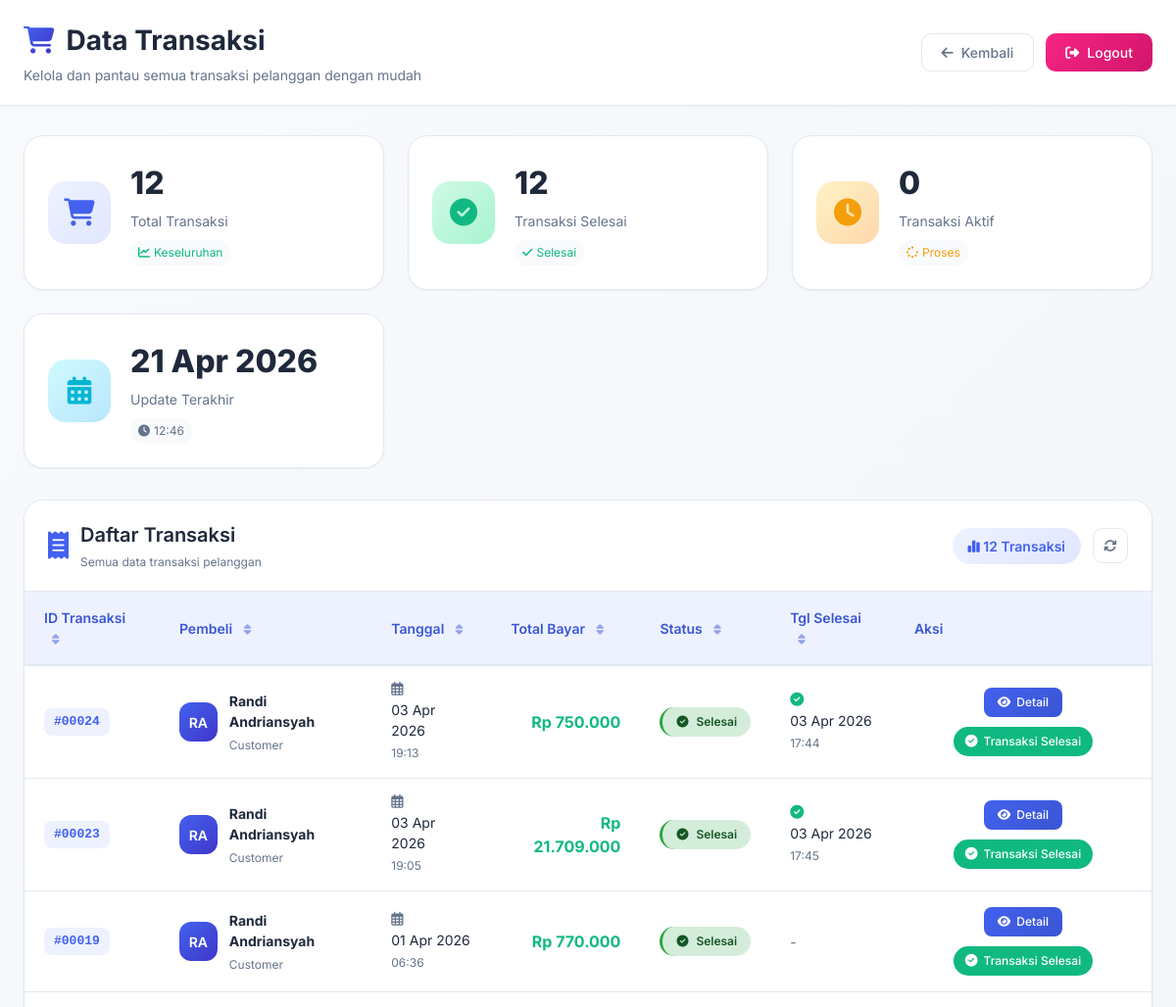
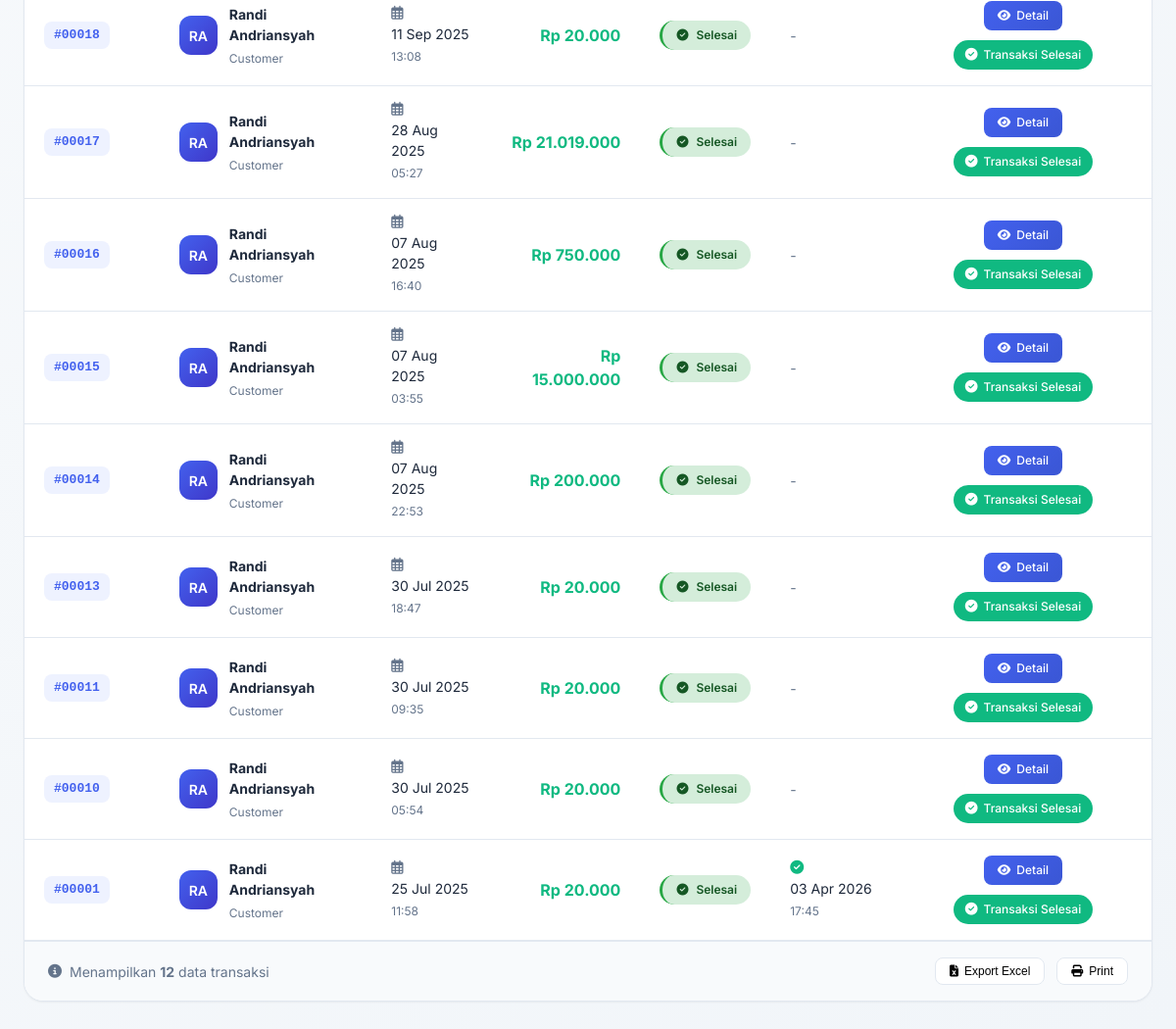
The page /admin/data_transaksi.php (signed in) on the database its author committed (2 pictures, top to bottom).
### tables this page shows
CREATE TABLE `transaksi` (
  `id_transaksi` int(11) NOT NULL,
  `id_user` int(11) DEFAULT NULL,
  `nama_penerima` varchar(100) DEFAULT NULL,
  `tanggal_pesan` datetime DEFAULT current_timestamp(),
  `tanggal_selesai` datetime DEFAULT NULL,
  `total_harga` int(11) DEFAULT NULL,
  `metode_pembayaran` varchar(50) DEFAULT NULL,
  `status` varchar(50) DEFAULT NULL,
  `alamat_pengiriman` text DEFAULT NULL,
  `catatan` text DEFAULT NULL
);

CREATE TABLE `users` (
  `id_user` int(11) NOT NULL,
  `nama` varchar(100) DEFAULT NULL,
  `jenis_kelamin` enum('Laki-laki','Perempuan') DEFAULT NULL,
  `username` varchar(50) DEFAULT NULL,
  `password` varchar(255) DEFAULT NULL,
  `email` varchar(100) DEFAULT NULL,
  `alamat` text DEFAULT NULL,
  `latitude` varchar(50) DEFAULT NULL,
  `longitude` varchar(50) DEFAULT NULL,
  `no_hp` varchar(20) DEFAULT NULL,
  `role` enum('admin','customer') DEFAULT 'customer',
  `tanggal_daftar` date DEFAULT NULL,
  `foto` varchar(255) DEFAULT NULL,
  `remember_token` varchar(255) DEFAULT NULL,
  `token_expiry` datetime DEFAULT NULL
);

### admin/data_transaksi.php (the view, shortened to what this page needs)
<?php
include '../koneksi.php';
$query_transaksi = "SELECT t.id_transaksi, u.nama, t.tanggal_pesan, t.total_harga, t.status, t.tanggal_selesai
                    FROM transaksi t
                    JOIN users u ON t.id_user = u.id_user
                    ORDER BY t.id_transaksi DESC";
$transaksi = mysqli_query($koneksi, $query_transaksi);
$stat_query = "SELECT
    COUNT(*) as total,
    SUM(CASE WHEN status = 'Selesai' THEN 1 ELSE 0 END) as selesai,
    SUM(CASE WHEN status IN ('Menunggu', 'Diproses', 'Dikirim') THEN 1 ELSE 0 END) as aktif
    FROM transaksi";
$stat_result = mysqli_query($koneksi, $stat_query);
$stats = mysqli_fetch_assoc($stat_result);
$total_transaksi = $stats['total'];
$total_selesai = $stats['selesai'];
$total_aktif = $stats['aktif'];
?>
<!DOCTYPE html>
<html lang="id">
<head>
    <link rel="stylesheet" href="https://cdnjs.cloudflare.com/ajax/libs/font-awesome/6.4.0/css/all.min.css">
    <link rel="stylesheet" href="../css/transaksi.css">
</head>
<body>
    <div class="dashboard-header">
        <div class="container">
            <div class="header-content">
                <div class="header-title">
                    <h1 class="page-title">
                        <i class="fas fa-shopping-cart text-success"></i>
                        Data Transaksi
                    </h1>
                    <p class="text-muted">Kelola dan pantau semua transaksi pelanggan dengan mudah</p>
                </div>
                <div class="header-actions">
                    <a class="btn-back" href="dashboard.php">
                        <i class="fas fa-arrow-left"></i>
                        <span>Kembali</span>
                    </a>
                    <a class="btn-danger" href="../user/logout.php" onclick="return confirm('Yakin ingin logout?')">
                        <i class="fas fa-sign-out-alt"></i>
                        <span>Logout</span>
                    </a>
                </div>
            </div>
        </div>
    </div>
    <main class="container">
        <div class="stats-grid">
            <div class="stat-card">
                <div class="stat-icon bg-primary-light">
                    <i class="fas fa-shopping-cart"></i>
                </div>
                <div class="stat-info">
                    <h3><?= number_format($total_transaksi) ?></h3>
                    <p>Total Transaksi</p>
                    <span class="stat-trend positive">
                        <i class="fas fa-chart-line"></i> Keseluruhan
                    </span>
                </div>
            </div>
            <div class="stat-card">
                <div class="stat-icon bg-success-light">
                    <i class="fas fa-check-circle"></i>
                </div>
                <div class="stat-info">
                    <h3><?= number_format($total_selesai) ?></h3>
                    <p>Transaksi Selesai</p>
                    <span class="stat-trend positive">
                        <i class="fas fa-check"></i> Selesai
                    </span>
                </div>
            </div>
            <div class="stat-card">
                <div class="stat-icon bg-warning-light">
                    <i class="fas fa-clock"></i>
                </div>
                <div class="stat-info">
                    <h3><?= number_format($total_aktif) ?></h3>
                    <p>Transaksi Aktif</p>
                    <span class="stat-trend warning">
                        <i class="fas fa-spinner"></i> Proses
                    </span>
                </div>
            </div>
            <div class="stat-card">
                <div class="stat-icon bg-info-light">
                    <i class="fas fa-calendar-alt"></i>
                </div>
                <div class="stat-info">
                    <h3><?= date('d M Y') ?></h3>
                    <p>Update Terakhir</p>
                    <span class="stat-trend">
                        <i class="fas fa-clock"></i> <?= date('H:i') ?>
                    </span>
                </div>
            </div>
        </div>
        <div class="data-card">
            <div class="data-card-header">
                <div class="header-left">
                    <i class="fas fa-receipt"></i>
                    <div>
                        <h3>Daftar Transaksi</h3>
                        <p>Semua data transaksi pelanggan</p>
                    </div>
                </div>
                <div class="header-right">
                    <div class="total-badge">
                        <i class="fas fa-chart-simple"></i>
                        <span><?= $total_transaksi ?> Transaksi</span>
                    </div>
                    <button class="refresh-btn" onclick="window.location.reload()" title="Refresh data">
                        <i class="fas fa-sync-alt"></i>
                    </button>
                </div>
            </div>
            <div class="data-card-body">
                <?php if ($total_transaksi > 0): ?>
                    <div class="table-responsive-custom">
                        <table class="modern-table" id="transactionTable">
                            <thead>
                                <tr>
                                    <th class="sortable" data-sort="id">ID Transaksi <i class="fas fa-sort"></i></th>
                                    <th class="sortable" data-sort="customer">Pembeli <i class="fas fa-sort"></i></th>
                                    <th class="sortable" data-sort="date">Tanggal <i class="fas fa-sort"></i></th>
                                    <th class="sortable text-end" data-sort="price">Total Bayar <i class="fas fa-sort"></i>
                                    </th>
                                    <th class="sortable" data-sort="status">Status <i class="fas fa-sort"></i></th>
                                    <th class="sortable" data-sort="date_selesai">Tgl Selesai <i class="fas fa-sort"></i>
                                    </th>
                                    <th class="text-center">Aksi</th>
                                </tr>
                            </thead>
                            <tbody>
                                <?php while ($row = mysqli_fetch_assoc($transaksi)):
                                    $status_config = [
                                        'Menunggu' => ['class' => 'status-menunggu', 'icon' => 'fa-clock', 'label' => 'Menunggu'],
                                        'Diproses' => ['class' => 'status-diproses', 'icon' => 'fa-spinner fa-pulse', 'label' => 'Diproses'],
                                        'Dikirim' => ['class' => 'status-dikirim', 'icon' => 'fa-truck', 'label' => 'Dikirim'],
                                        'Selesai' => ['class' => 'status-selesai', 'icon' => 'fa-check-circle', 'label' => 'Selesai']
                                    ];
                                    $status = $status_config[$row['status']] ?? $status_config['Menunggu'];
                                    ?>
                                    <tr>
                                        <td data-label="ID Transaksi">
                                            <span
                                                class="transaction-id">#<?= str_pad($row['id_transaksi'], 5, '0', STR_PAD_LEFT); ?></span>
                                        </td>
                                        <td data-label="Pembeli">
                                            <div class="customer-info">
                                                <div class="customer-avatar">
                                                    <?= strtoupper(substr($row['nama'], 0, 2)) ?>
                                                </div>
                                                <div class="customer-details">
                                                    <strong><?= htmlspecialchars($row['nama']); ?></strong>
                                                    <small>Customer</small>
                                                </div>
                                            </div>
                                        </td>
                                        <td data-label="Tanggal">
                                            <div class="date-info">
                                                <i class="far fa-calendar-alt"></i>
                                                <span><?= date('d M Y', strtotime($row['tanggal_pesan'])); ?></span>
                                                <small><?= date('H:i', strtotime($row['tanggal_pesan'])); ?></small>
                                            </div>
                                        </td>
                                        <td data-label="Total Bayar" class="text-end">
                                            <span class="price-amount">
                                                Rp <?= number_format($row['total_harga'], 0, ',', '.'); ?>
                                            </span>
                                        </td>
                                        <td data-label="Status">
                                            <span class="status-badge <?= $status['class']; ?>">
                                                <i class="fas <?= $status['icon']; ?>"></i>
                                                <?= $status['label']; ?>
                                            </span>
                                        </td>
                                        <td data-label="Tgl Selesai">
                                            <?php
                                            if ($row['status'] == 'Selesai' && !empty($row['tanggal_selesai'])): ?>
                                                <div class="date-info">
                                                    <i class="fas fa-check-circle" style="color: #10b981;"></i>
                                                    <span><?= date('d M Y', strtotime($row['tanggal_selesai'])); ?></span>
                                                    <small><?= date('H:i', strtotime($row['tanggal_selesai'])); ?></small>
                                                </div>
                                            <?php else: ?>
                                                <span class="text-muted">-</span>
                                            <?php endif; ?>
                                        </td>
                                        <td data-label="Aksi" class="text-center">
                                            <div class="action-group">
                                                <a class="btn-detail"
                                                    href="detail_transaksi.php?id=<?= $row['id_transaksi']; ?>"
                                                    title="Lihat Detail">
                                                    <i class="fas fa-eye"></i>
                                                    <span>Detail</span>
                                                </a>
                                                <?php if ($row['status'] !== 'Selesai'): ?>
                                                    <form action="update_status.php" method="GET" class="status-form">
                                                        <input type="hidden" name="id" value="<?= $row['id_transaksi']; ?>">
                                                        <select name="status" class="status-select" onchange="updateStatus(this)"
                                                            data-id="<?= $row['id_transaksi']; ?>">
                                                            <option value="Menunggu" <?= $row['status'] == 'Menunggu' ? 'selected' : '' ?>>⏳ Menunggu</option>
                                                            <option value="Diproses" <?= $row['status'] == 'Diproses' ? 'selected' : '' ?>>⚙️ Diproses</option>
                                                            <option value="Dikirim" <?= $row['status'] == 'Dikirim' ? 'selected' : '' ?>>🚚 Dikirim</option>
                                                            <option value="Selesai" <?= $row['status'] == 'Selesai' ? 'selected' : '' ?>>✅ Selesai</option>
                                                        </select>
                                                    </form>
                                                <?php else: ?>
                                                    <span class="badge-selesai-fixed">
                                                        <i class="fas fa-check-circle"></i> Transaksi Selesai
                                                    </span>
                                                <?php endif; ?>
                                            </div>
                                        </td>
                                    </tr>
                                <?php endwhile; ?>
                            </tbody>
                        </table>
                    </div>
                    <div class="table-footer">
                        <div class="footer-info">
                            <i class="fas fa-info-circle"></i>
                            <span>Menampilkan <strong><?= $total_transaksi ?></strong> data transaksi</span>
                        </div>
                        <div class="footer-actions">
                            <button class="export-btn" onclick="exportTableToExcel()">
                                <i class="fas fa-file-excel"></i> Export Excel
                            </button>
                            <button class="print-btn" onclick="window.print()">
                                <i class="fas fa-print"></i> Print
                            </button>
                        </div>
                    </div>
                <?php endif; ?>
            </div>
        </div>
    </main>
</body>
</html>

### rows shown on the page
transaksi: id_transaksi "00024", id_user.nama "RA", id_user.nama "Randi Andriansyah", tanggal_pesan "03 Apr 2026", tanggal_pesan "19:13", total_harga "750.000", status "Selesai", tanggal_selesai "03 Apr 2026", tanggal_selesai "17:44", shows "Transaksi Selesai"
transaksi: id_transaksi "00023", id_user.nama "RA", id_user.nama "Randi Andriansyah", tanggal_pesan "03 Apr 2026", tanggal_pesan "19:05", total_harga "21.709.000", status "Selesai", tanggal_selesai "03 Apr 2026", tanggal_selesai "17:45", shows "Transaksi Selesai"
transaksi: id_transaksi "00019", id_user.nama "RA", id_user.nama "Randi Andriansyah", tanggal_pesan "01 Apr 2026", tanggal_pesan "06:36", total_harga "770.000", status "Selesai", shows "Transaksi Selesai"
transaksi: id_transaksi "00018", id_user.nama "RA", id_user.nama "Randi Andriansyah", tanggal_pesan "11 Sep 2025", tanggal_pesan "13:08", total_harga "20.000", status "Selesai", shows "Transaksi Selesai"
transaksi: id_transaksi "00017", id_user.nama "RA", id_user.nama "Randi Andriansyah", tanggal_pesan "28 Aug 2025", tanggal_pesan "05:27", total_harga "21.019.000", status "Selesai", shows "Transaksi Selesai"
transaksi: id_transaksi "00016", id_user.nama "RA", id_user.nama "Randi Andriansyah", tanggal_pesan "07 Aug 2025", tanggal_pesan "16:40", total_harga "750.000", status "Selesai", shows "Transaksi Selesai"
transaksi: id_transaksi "00015", id_user.nama "RA", id_user.nama "Randi Andriansyah", tanggal_pesan "07 Aug 2025", tanggal_pesan "03:55", total_harga "15.000.000", status "Selesai", shows "Transaksi Selesai"
transaksi: id_transaksi "00014", id_user.nama "RA", id_user.nama "Randi Andriansyah", tanggal_pesan "07 Aug 2025", tanggal_pesan "22:53", total_harga "200.000", status "Selesai", shows "Transaksi Selesai"
transaksi: id_transaksi "00013", id_user.nama "RA", id_user.nama "Randi Andriansyah", tanggal_pesan "30 Jul 2025", tanggal_pesan "18:47", total_harga "20.000", status "Selesai", shows "Transaksi Selesai"
transaksi: id_transaksi "00011", id_user.nama "RA", id_user.nama "Randi Andriansyah", tanggal_pesan "30 Jul 2025", tanggal_pesan "09:35", total_harga "20.000", status "Selesai", shows "Transaksi Selesai"
transaksi: id_transaksi "00010", id_user.nama "RA", id_user.nama "Randi Andriansyah", tanggal_pesan "30 Jul 2025", tanggal_pesan "05:54", total_harga "20.000", status "Selesai", shows "Transaksi Selesai"
transaksi: id_transaksi "00001", id_user.nama "RA", id_user.nama "Randi Andriansyah", tanggal_pesan "25 Jul 2025", tanggal_pesan "11:58", total_harga "20.000", status "Selesai", tanggal_selesai "03 Apr 2026", tanggal_selesai "17:45", shows "Transaksi Selesai"

### other values the page prints
$total_transaksi "12"
$total_selesai "12"
$total_aktif "0"
